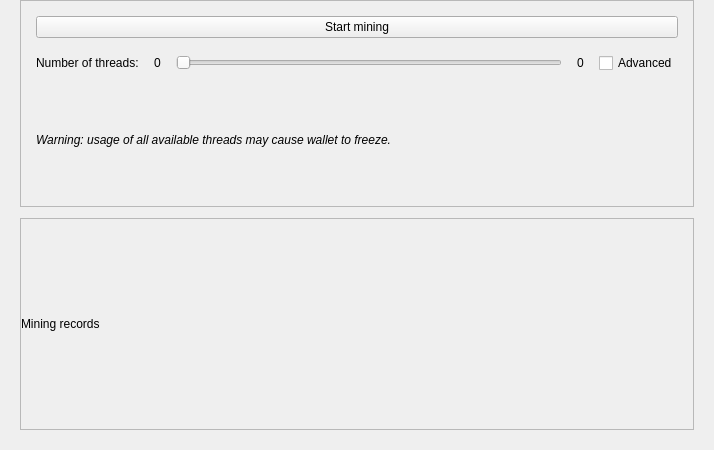
<?xml version="1.0" encoding="UTF-8"?>
<ui version="4.0">
 <class>MiningPage</class>
 <widget class="QWidget" name="MiningPage">
  <property name="geometry">
   <rect>
    <x>0</x>
    <y>0</y>
    <width>714</width>
    <height>450</height>
   </rect>
  </property>
  <property name="windowTitle">
   <string>Form</string>
  </property>
  <layout class="QVBoxLayout" name="verticalLayout_3">
   <property name="leftMargin">
    <number>20</number>
   </property>
   <property name="topMargin">
    <number>0</number>
   </property>
   <property name="rightMargin">
    <number>20</number>
   </property>
   <property name="bottomMargin">
    <number>20</number>
   </property>
   <item>
    <layout class="QVBoxLayout" name="verticalLayout_2">
     <property name="bottomMargin">
      <number>5</number>
     </property>
     <item>
      <widget class="QFrame" name="frameStakeInfo">
       <property name="frameShape">
        <enum>QFrame::StyledPanel</enum>
       </property>
       <property name="frameShadow">
        <enum>QFrame::Raised</enum>
       </property>
       <layout class="QVBoxLayout" name="verticalLayout">
        <property name="spacing">
         <number>15</number>
        </property>
        <property name="leftMargin">
         <number>15</number>
        </property>
        <property name="topMargin">
         <number>15</number>
        </property>
        <property name="rightMargin">
         <number>15</number>
        </property>
        <property name="bottomMargin">
         <number>15</number>
        </property>
        <item>
         <widget class="QPushButton" name="miningButton">
          <property name="text">
           <string>Start mining</string>
          </property>
         </widget>
        </item>
        <item>
         <layout class="QHBoxLayout" name="verticalLayout_5">
          <item>
           <widget class="QLabel" name="label_3">
            <property name="text">
             <string>Number of threads:</string>
            </property>
           </widget>
          </item>
          <item>
           <widget class="QLabel" name="labelMinThreads">
            <property name="text">
             <string>0</string>
            </property>
           </widget>
          </item>
          <item>
           <widget class="QSlider" name="threadSlider">
            <property name="orientation">
             <enum>Qt::Horizontal</enum>
            </property>
           </widget>
          </item>
          <item>
           <widget class="QLabel" name="labelMaxThreads">
            <property name="text">
             <string>0</string>
            </property>
           </widget>
          </item>
          <item>
           <widget class="QCheckBox" name="checkEnableAdvanced">
            <property name="text">
             <string>Advanced</string>
            </property>
           </widget>
          </item>
         </layout>
        </item>
        <item>
         <widget class="QLabel" name="advancedWarning">
          <property name="font">
           <font>
            <italic>true</italic>
           </font>
          </property>
          <property name="text">
           <string>Warning: usage of all available threads may cause wallet to freeze.</string>
          </property>
         </widget>
        </item>
       </layout>
      </widget>
     </item>
    </layout>
   </item>
   <item>
    <layout class="QVBoxLayout" name="verticalLayout_6">
     <item>
      <widget class="QFrame" name="frameMiningRecords">
       <property name="frameShape">
        <enum>QFrame::StyledPanel</enum>
       </property>
       <property name="frameShadow">
        <enum>QFrame::Raised</enum>
       </property>
       <layout class="QVBoxLayout" name="verticalLayout_2">
        <property name="leftMargin">
         <number>0</number>
        </property>
        <property name="topMargin">
         <number>0</number>
        </property>
        <property name="rightMargin">
         <number>0</number>
        </property>
        <property name="bottomMargin">
         <number>0</number>
        </property>
        <item>
         <widget class="QLabel" name="labelRecordsText">
          <property name="text">
           <string>Mining records</string>
          </property>
         </widget>
        </item>
       </layout>
      </widget>
     </item>
    </layout>
   </item>
  </layout>
 </widget>
 <resources/>
 <connections/>
</ui>
